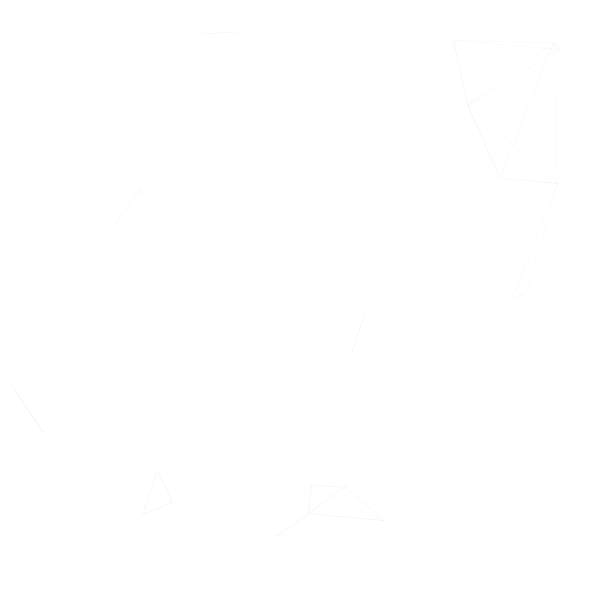
Frame 1 (no input)
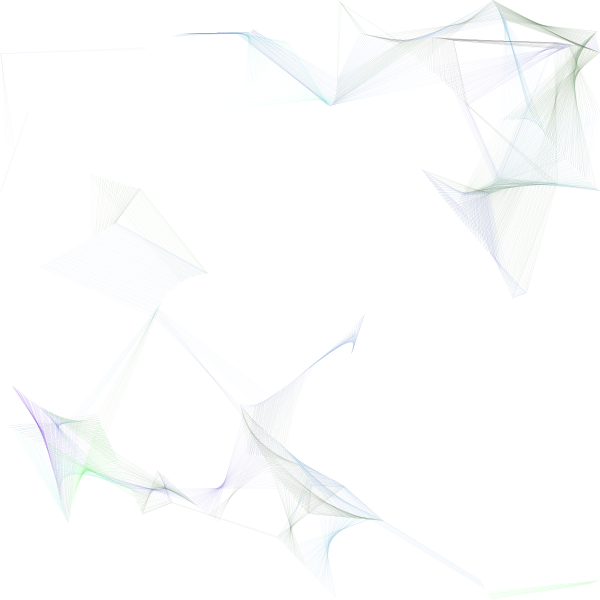
Frame 60 (the mouse pressed at the canvas centre just before this capture)
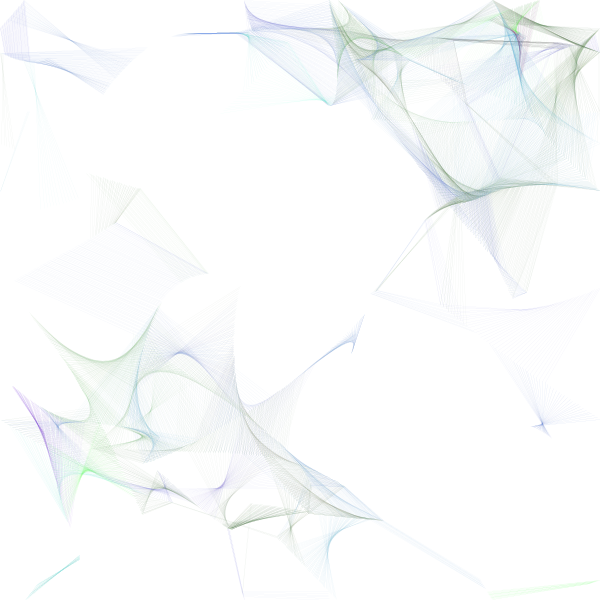
Frame 120 (the mouse held since frame 60 and released just before this capture)

The Processing sketch that drew these frames (run headless with seeded random() and noise(); from frame 60 on, the mouse is pressed at the canvas centre):

// Processing sketch: generative_art_j037
// ── generative_art_j037.pde
ArrayList<Agent> agents;

int x = 0;
int nb = 0;
float max;

float midcol;

void setup() {
  size(600, 600);
  pixelDensity(2);
  frameRate(200);
  colorMode(HSB, 255);
  boot();
}

void draw() {
  //background(255);
  for (Agent a : agents) {
    a.move();
    a.run();
  }
  x++;
  if (x > 500 + max) {
    save("art01" + nb + ".jpg");
    nb++;
    if (nb > 9) exit();
    boot();
    x = 0;
  }
}

void boot() {
  background(255);
  print("Boot n°" + nb + "... ");
  midcol = random(25, 230);
  max = random(1000);
  agents = new ArrayList<Agent>();
  for (int i = 0; i < 25 + random(75); i++) {
    agents.add(new Agent(new PVector(random(width), random(height)), random(2, 5), random(0.1, 0.5)));
    //agents.add(new Agent(new PVector(width/2, height/2), random(2, 5), random(0.1, 0.5)));
  }
  println("Booted");
}

// ── Agent.pde
class Agent {
  PVector pos;
  PVector vel;
  PVector acc;
  float maxforce;
  float maxspeed;
  float r;
  float xoff;
  float yoff;
  color col;
  
  Agent(PVector l, float ms, float mf) {
    pos = l.get();
    r = random(100) + 50;
    maxspeed = ms;
    maxforce = mf;
    acc = new PVector(0, 0);
    vel = new PVector(0, 0);
    xoff = random(100);
    //xoff = random(-1, 1);
    yoff = random(100);
    col = color(midcol + random(-25, 25), 150, 200);
    //yoff = random(-1, 1);
  }
  
  void move() {
    PVector desired = new PVector(map(noise(xoff), 0, 1, -1, 1), map(noise(yoff), 0, 1, -1, 1));
    //PVector desired = new PVector(xoff, yoff);
    xoff += random(0.001, 0.005);
    yoff += random(0.001, 0.005);
    desired.mult(maxspeed);
    PVector steer = PVector.sub(desired, vel);
    steer.limit(maxforce);
    applyForce(steer);
  }
  
  void applyForce(PVector force) {
    acc.add(force);
  }
  
  public void run() {
    update();
    borders();
    display();
  }
  
  void update() {
    vel.add(acc);
    vel.limit(maxspeed);
    pos.add(vel);
    acc.mult(0);
  }
  
  void borders() {
    if (pos.x < 0) pos.x = width;
    if (pos.x > width) pos.x = 0;
    if (pos.y < 0) pos.y = height;
    if (pos.y > height) pos.y = 0;
    /**
    if (pos.x < 0 ||pos.x > width ||pos.y < 0 ||pos.y > height) {
      pos.x = width/2;
      pos.y = height/2;
      xoff = random(-1, 1);
      yoff = random(-1, 1);
    }
    **/
  }
  void display() {
    //noFill();
    //strokeJoin(MITER);
    //ellipse(pos.x, pos.y, 5, 5);
    strokeWeight(0.1);
    for (Agent other : agents) {
      float d = PVector.dist(pos, other.pos);
      stroke((other.col + col) / 2, 50);
      if (d < r) line(pos.x, pos.y, other.pos.x, other.pos.y);
      //if (d > r) line(pos.x, pos.y, other.pos.x, other.pos.y);
      //if (d < r) ellipse((pos.x + other.pos.x)/2, (pos.y + other.pos.y)/2, d, d);
    }
  }
}
